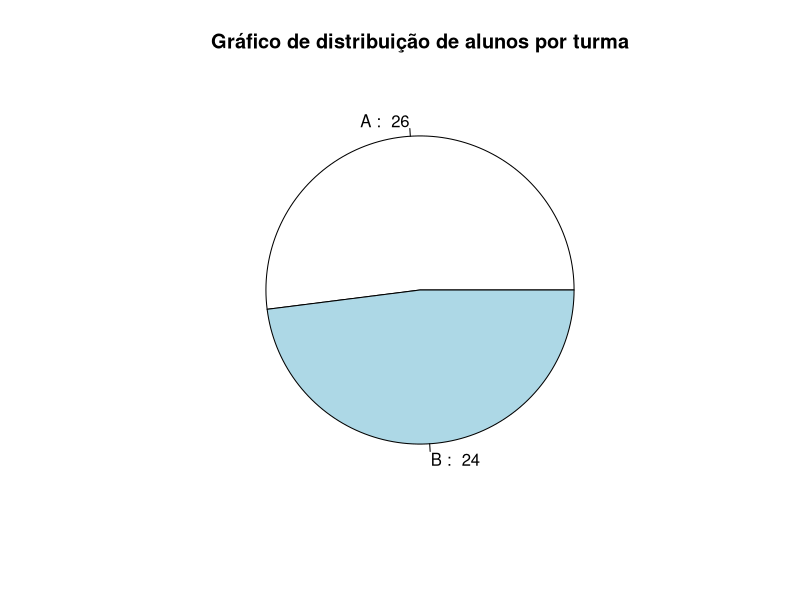

Write the R code that produced this figure. (Note: this script raises an error after producing the figure.)
#imports
library(ggplot2)
library(gridExtra)

data <- read.csv("dados_estudantes.csv", sep = ';')


#Tabela turmas e gráfico de turmas
contagem_turmas = table(data$Turma)
contagem_turmas_table = data.frame(Turma = names(contagem_turmas), Frequencia = as.numeric(contagem_turmas))
contagem_turmas_grob = tableGrob(contagem_turmas_table)
grid.arrange(
  contagem_turmas_grob,
  pie(
    contagem_turmas_table$Frequencia,
    labels = paste(
      contagem_turmas_table$Turma, 
      ": ", 
      contagem_turmas_table$Frequencia
    ),
    main = "Gráfico de distribuição de alunos por turma"
    ),
  nrow = 1
)



#Tabela sexo gráfico sexo
contagem_sexo = table(data$Sexo)
contagem_sexo_table = data.frame(
  Sexo = names(contagem_sexo),
  Frenquencia = as.integer(contagem_sexo)
)
contagem_sexo_grob = tableGrob(contagem_sexo_table)
grid.arrange(
  contagem_sexo_grob,
  ggplot(
    contagem_sexo_table,
    aes(
      x = Sexo,
      y= Frenquencia
    )
  )+
    geom_bar(stat = "identity"),
  nrow = 1,
  ncol = 2,
  widths = c(1/3, 2/3)
)


#Tabela de idade e gráfico de idade
contagem_idade = table(data$Idade)
contagem_idade_table = data.frame(
  Idade = names (contagem_idade),
  Frequencia = as.integer(contagem_idade)
)
contagem_idade_grob = tableGrob(contagem_idade_table)
grid.arrange(
  contagem_idade_grob,
  idade_grafico = ggplot(
    contagem_idade_table,
    aes(
      x = Idade, 
      y = Frequencia
    )
  )+ 
    geom_bar(stat = "identity") +
    labs(title = "Frequências das idades dos alunos") +
    theme(plot.title = element_text(hjust = 0.5)),
  nrow = 1,
  ncol = 2,
  widths = c(1/3, 2/3)
)


#Tabela de altura e gráfico de altura
altura = data$Alt
n_classes = ceiling(log(length(altura), 2))
amplitude_de_classe = (max(altura) - min (altura))/n_classes
intervalos = seq(min(altura), max(altura), amplitude_de_classe)
classes = cut(altura, breaks = intervalos, include.lowest = TRUE)
tabela_classes = as.data.frame(table(classes))
altura_grob = tableGrob(tabela_classes)
grid.arrange(
  altura_grob,
  plot_altura = ggplot(data = tabela_classes, aes(x = classes, y = Freq)) + 
    geom_bar(stat = "identity")+
    labs(title = "Ocorrência de alunos por estatura")+
    xlab("Intervalo de estatura")+
    ylab("Número de ocorrências")+
    theme(plot.title = element_text(hjust = 0.5)),
  nrow = 1,
  ncol = 2,
  widths = c(1/3, 2/3)
)


#Tabela de peso e gráfico de peso
peso = data$Peso
n_classes_peso = ceiling(sqrt(length(peso)))
amplitude_de_classe_peso = ceiling((max(peso) - min(peso)) / n_classes_peso)
intervalos_peso = seq(min(peso), max(peso) + amplitude_de_classe_peso, amplitude_de_classe_peso)
classes_peso = cut(peso, breaks = intervalos_peso, include.lowest = TRUE)
tabela_classes_peso = table(classes_peso)
classes_peso_data_frame = as.data.frame(tabela_classes_peso)
peso_grob = tableGrob(classes_peso_data_frame)
grid.arrange(
  peso_grob,
  peso_plot = ggplot(classes_peso_data_frame, aes(classes_peso, Freq)) +
    geom_bar(stat = "identity")+
    labs(title = "Distruição de alunos por faixa de peso")+
    xlab("Intervalo de peso")+
    ylab("Número de alunos")+
    theme(plot.title = element_text(hjust = 0.5)),
  nrow = 1,
  ncol = 2,
  widths = c(1/3, 2/3)
)

#Tabela de numero de filhos e gráfico de número de filhos
filhos = data$Filhos
filhos_factor_levels = min(filhos): max(filhos)
filhos_factor = factor(data$Filhos, levels = filhos_factor_levels)
filhos_table = table(filhos_factor)
filhos_data_frame = data.frame(
  "NumeroDeFilhos" = names(filhos_table),
  "Frequencia" = as.vector(filhos_table))
filhos_grob = tableGrob(
  filhos_data_frame,
  cols = c("Número de filhos", "Frequência")
)
grid.arrange(
  filhos_grob,
  filhos_plot = ggplot(
    filhos_data_frame,
    aes(
      x= NumeroDeFilhos,
      y= Frequencia
    )
  )+
    geom_bar(stat = "identity")+
    labs(title = "Frequência de alunos por quantidade de filhos")+
    xlab("Quantidade de filhos")+
    ylab("Alunos que possuem essa quantidade de filhos")+
    theme(plot.title = element_text(hjust = 0.5)),
  nrow = 1,
  ncol = 2,
  widths = c(1/3, 2/3)
)


#Tabela fumantes e gráfico fumantes
fumantes_table = table(data$Fuma)
fumantes_data_frame = data.frame(
  "Fuma" = names(fumantes_table),
  "Contagem" = as.vector(fumantes_table))
fumantes_grob = tableGrob(fumantes_data_frame)
grid.arrange(
  fumantes_grob,
  pie(
    fumantes_table,
    labels = paste(names(fumantes_table), ": ", fumantes_table),
    main = "Fumantes"),
  nrow = 1,
  ncol = 2,
  widths = c(1/4, 3/4)
)


#Tabela toler e gráfico Toler
toler_table = data.frame(table(data$Toler))
colnames(toler_table) = c("Tolerância", "Frequencia")
toler_grob = tableGrob(toler_table)
grid.arrange(
  toler_grob,
  ggplot(
    toler_table,
    aes(
      x = Tolerância,
      y = Frequencia
    )
  )+
    geom_bar(
      stat = "identity"
    ),
  nrow = 1,
  ncol = 2,
  widths = c(1/3, 2/3)
)



#Tabela exerc e gráfico exerc
exerc_table = table(data$Exerc)
exerc_data_frame = data.frame(exerc_table)
colnames(exerc_data_frame) = c("Horas de atividade física semanal", "Frequência")
exerc_grob = tableGrob(exerc_data_frame)
grid.arrange(
  exerc_grob,
  exerc_plot = ggplot(
    exerc_data_frame,
    aes(
      x = `Horas de atividade física semanal`,
      y = `Frequência`
    )
  )+ geom_bar(
    stat = "identity"
    )+
    xlab("Horas de atividade física semanal")+
    ylab("Contagem dos alunos")+
    labs(title = "Contagem de alunos por tempo de atividade física semanal (em horas)"),
  nrow = 1,
  ncol = 2
)



#Tabela cine e gráfico cine
cine_table = table(data$Cine)
cine_data_frame = data.frame(cine_table)
colnames(cine_data_frame) = c("Número idas ao cinema por semana", "Número de alunos")
cine_grob = tableGrob(cine_data_frame)
grid.arrange(
  cine_grob,
  cine_plot = ggplot(
    cine_data_frame,
    aes(
      x = `Número idas ao cinema por semana`,
      y = `Número de alunos`
    )
  )+
    geom_bar(
      stat = "identity"
    )+
    labs(title = "Contagem de alunos por número de idas semanais ao cinema")+
    theme(plot.title = element_text(hjust = 0.5)),
  nrow = 1,
  ncol = 2
)


#Tabela opcine e gráfico opcine
opcine_table = table(data$OpCine)
opcine_data_frame = data.frame(opcine_table)
colnames(opcine_data_frame) = c("Opinião", "Contagem de alunos")
levels(opcine_data_frame$Opinião) = c("Regular e Boa", "Muito Boa")
opcine_grob = tableGrob(opcine_data_frame)
grid.arrange(
  opcine_grob,
  pie(
    opcine_data_frame$`Contagem de alunos`,
    main = "Opinião a respeito das salas de cinema na cidade",
    labels = paste(opcine_data_frame$`Opinião`, ":", opcine_data_frame$`Contagem de alunos`)
  ),
  nrow = 1,
  ncol = 2,
  widths = c(1/3, 2/3)
)



#Tabela TV e plot
n_classes_tv = ceiling(sqrt(length(data$TV)))
amplitude_classe_tv = ceiling((max(data$TV) - min(data$TV))/n_classes_tv)
intervalo_tv = seq(min(data$TV), max(data$TV), amplitude_classe_tv)
classes_tv = cut(data$TV, intervalo_tv, include.lowest = TRUE)
tv_data_frame = as.data.frame(table(classes_tv))
colnames(tv_data_frame) = c("Intervalos de horas assistidas de TV semanais", "Número de alunos")
tv_grob = tableGrob(tv_data_frame)
grid.arrange(
  tv_grob,
  tv_plot = ggplot(tv_data_frame, aes(x = `Intervalos de horas assistidas de TV semanais`, y = `Número de alunos`)) +
    geom_col() +
    labs(x = "Intervalos de horas assistidas de TV semanais", y = "Número de alunos")+
    labs(title = "Contagem de alunos por horas de TV assistidas semanalmente")+
    theme(plot.title = element_text(hjust = 0.5))
)



#Tabela OpTv e plot
op_tv_data_frame = data.frame(table(data$OpTV))
levels(op_tv_data_frame$Var1) = c("Boa", "Média", "Não Sabe", "Ruim")
colnames(op_tv_data_frame) = c("Opinião", "Número de alunos")
op_tv_grob = tableGrob(op_tv_data_frame)
grid.arrange(
  pie(
    op_tv_data_frame$`Número de alunos`,
    labels = paste(op_tv_data_frame$`Opinião`, ": ", op_tv_data_frame$`Número de alunos`),
    main = "Opinião dos alunos a respeito da qualidade da programação de TV"
  ),
  op_tv_grob,
  nrow = 2,
  heights = c(3/4, 1/4)
)
